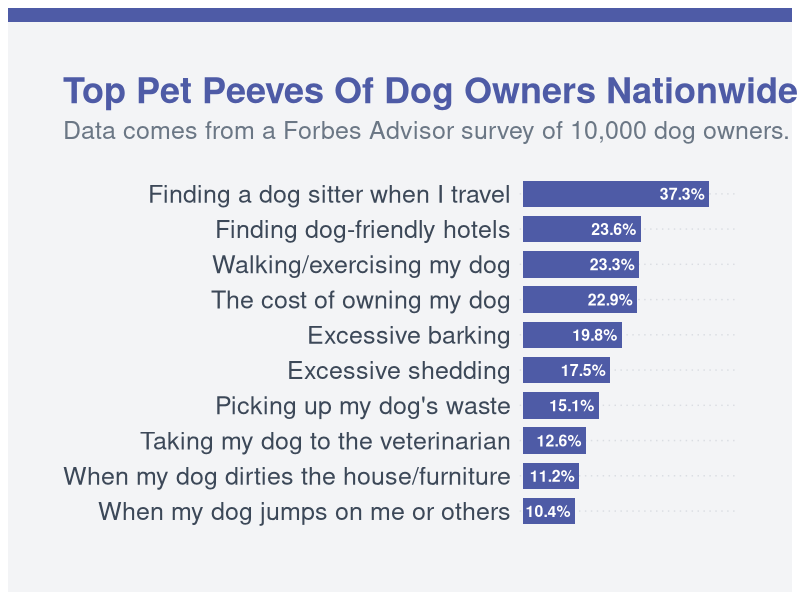

The R script that drew this image:
## ---- chunk 1
library(tidyverse)
library(scales)
library(here)
library(patchwork)
## ---- chunk 2
#Read csv file
forbs_data <- read_csv(
  here("presentation-exercise",
       "Top_Pet_Peeves_Of_Dog_Owners_Nationwide.csv")
)

#Clean percentage column
forbs_data <- forbs_data %>%
  mutate(
    percentage = parse_number(`Percentage of respondents`) / 100
  )

colnames(forbs_data)
## ---- chunk 3
#Order rows that shows in the graph:

forbs_data <- forbs_data %>%
  mutate(
    `Pet peeve` = forcats::fct_reorder(`Pet peeve`, percentage)
  )

## ---- chunk 4
# Define Forbes blue
forbes_blue <- "#4E5BA6"


p <- ggplot(forbs_data, aes(x = percentage, y = `Pet peeve`)) +
  
  # Bars
  geom_col(fill = forbes_blue, width = 0.75) +
  
  # Percent labels
  geom_text(aes(label = percent(percentage, accuracy = 0.1)),
            hjust = 1.1,
            color = "white",
            size = 4,
            fontface = "bold") +
  
  # Add breathing space
  scale_x_continuous(
    expand = expansion(mult = c(0.02, 0.15))
  ) +
  
  # Titles
  labs(
    title = "Top Pet Peeves Of Dog Owners Nationwide",
    subtitle = "Data comes from a Forbes Advisor survey of 10,000 dog owners.",
    x = NULL,
    y = NULL
  ) +
  
  # Theme styling
  theme_minimal(base_size = 14) +
  theme(
    plot.background = element_rect(fill = "#F3F4F6", color = NA),
    panel.background = element_rect(fill = "#F3F4F6", color = NA),
    
    plot.title.position = "plot",
    plot.title = element_text(
      face = "bold",
      size = 26,
      color = forbes_blue,
      hjust = 0
    ),
    plot.subtitle = element_text(
      size = 18,
      color = "#6B7785",
      hjust = 0,
      margin = margin(b = 20)
    ),
    
    axis.text.y = element_text(size = 18, color = "#3C4858"),
    axis.text.x = element_blank(),
    axis.ticks = element_blank(),
    
    panel.grid.major.x = element_blank(),
    panel.grid.minor = element_blank(),
    panel.grid.major.y = element_line(
      color = "#DADDE2",
      linewidth = 0.5,
      linetype = "dotted"
    ),
    
    plot.margin = margin(t = 40, r = 40, b = 40, l = 40)
  )

# Making the blue headed bar
top_bar <- ggplot() +
  theme_void() +
  theme(
    plot.background = element_rect(fill = forbes_blue, color = NA)
  )

#Combining the head bar and plot
(top_bar / p) +
  plot_layout(heights = c(0.04, 1))
